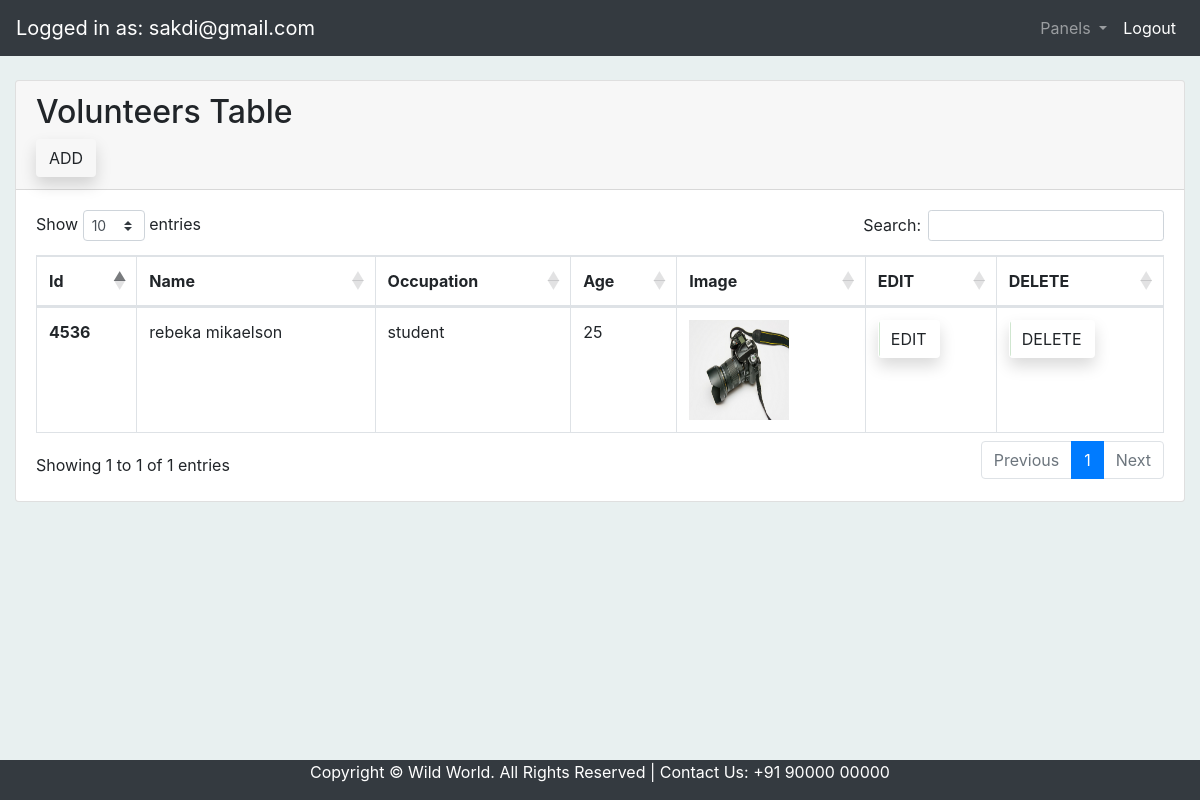
/pages/volunteer.php (signed in), run on the app's committed database.
### tables this page shows
CREATE TABLE `volunteer` (
  `id` int(100) NOT NULL,
  `name` varchar(255) NOT NULL,
  `occupation` varchar(255) NOT NULL,
  `age` int(100) NOT NULL,
  `image` varchar(255) NOT NULL
);

### pages/volunteer.php (the view, shortened to what this page needs)
<?php
    require '../includes/connect.php';
            include '../includes/header.php';
            $sql = "SELECT * FROM volunteer";
            $result = mysqli_query($conn,$sql) or die("query failed.");
        ?>
        <div class="container-fluid my-4">
            <div class="card mb-4">
                <div class="card-header"><h2>Volunteers Table</h2>
                    <form action="add_volunteer.php" method="post" enctype="multipart/form-data">
                        <button type="submit" name="add_btn" class="btn shadow">ADD</button>
                    </form>
                </div>
                <div class="card-body">
                    <div class="table-responsive">
                        <table class="table table-bordered" id="dataTable" width="100%" cellspacing="0">
                            <thead>
                                <tr>
                                    <th scope="col">Id</th>
                                    <th scope="col">Name</th>
                                    <th scope="col">Occupation</th>
                                    <th scope="col">Age</th>
                                    <th scope="col">Image</th>
                                    <th scope="col">EDIT</th>
                                    <th scope="col">DELETE</th>
                                </tr>
                            </thead>
                            <tbody>
                                <?php
                                    if(mysqli_num_rows($result) > 0){
                                        while($row = mysqli_fetch_assoc($result)){
                                ?>
                                <tr>
                                    <th scope="row"><?php  echo $row['id']; ?></th>
                                    <td><?php  echo $row['name']; ?></td>
                                    <td><?php  echo $row['occupation']; ?></td>
                                    <td><?php  echo $row['age']; ?></td>
                                    <td><?php echo '<img src="../assets/uploads/'.$row['image'].'" width="100px" height="100px" alt="image"></td>'; ?>
                                    <td>
                                        <form action="edit_volunteer.php" method="post">
                                        <button type="submit" name="edit_btn" class="btn shadow">EDIT</button>
                                    </form>
                                    </td>
                                    <td>
                                        <form action="../includes/delete_volunteer.php" method="post">
                                        <button type="submit" name="deletebtn" class="btn shadow">DELETE</button>
                                        </form>
                                    </td>
                                </tr>
                                <?php
                                        }
                                    }
                                    else{
                                        echo "No Record Found";
                                    }
                                ?>
                            </tbody>
                        </table>
                    </div>
                </div>
            </div>
        </div>
        <?php
            include '../includes/footer.php';
        ?>
    </body>
</html>

### assets/css/style.css (style rules this page uses)
body { background-color: rgb(232, 240, 240); }
:root { --tran: all 0.3s linear; }
.btn { position: relative; transition: var(--tran); overflow: hidden; z-index: 1; }
.btn::before { content: ""; position:absolute; top:0; left:0; background-color: forestgreen; width: 100%; height: 100%; transform: translateX(-100%); transition: var(--tran); }

### data on the page
volunteer: id "4536", name "rebeka mikaelson", occupation "student", age "25", image (picture)

### other printed values
$_SESSION['email'] "sakdi@gmail.com"
